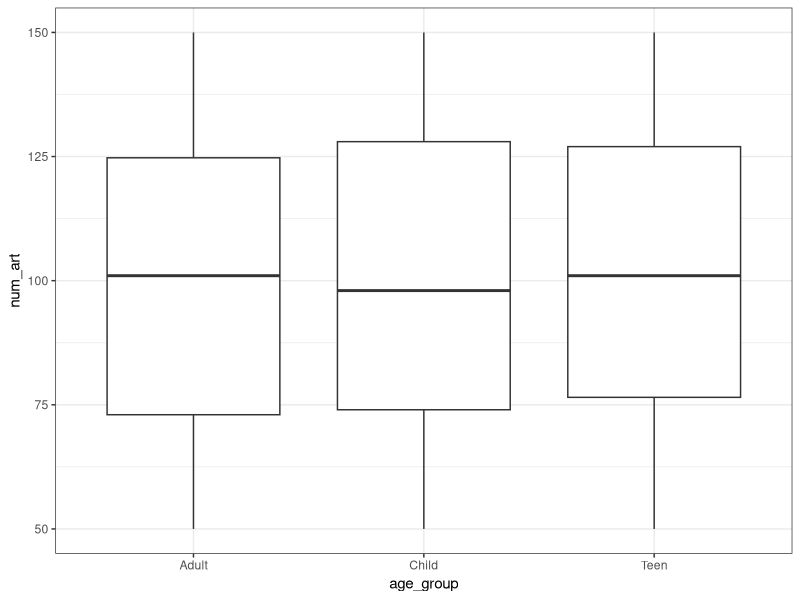
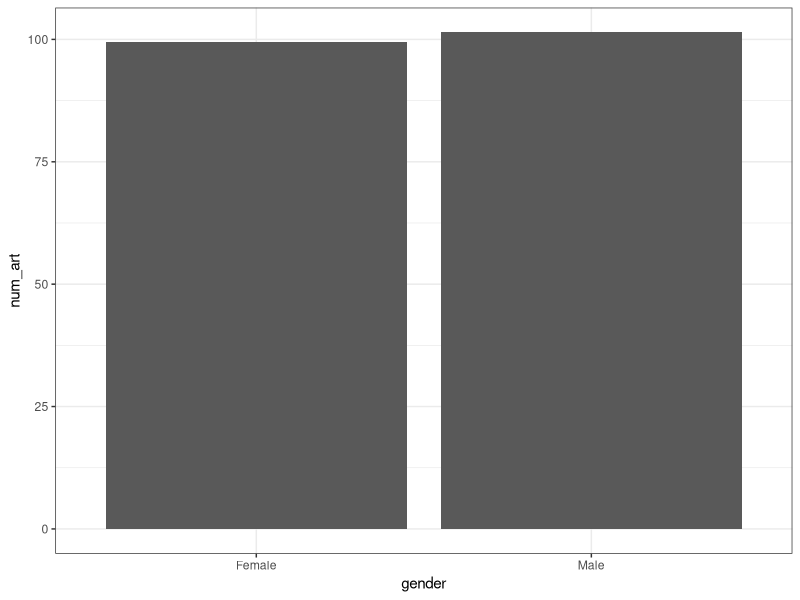
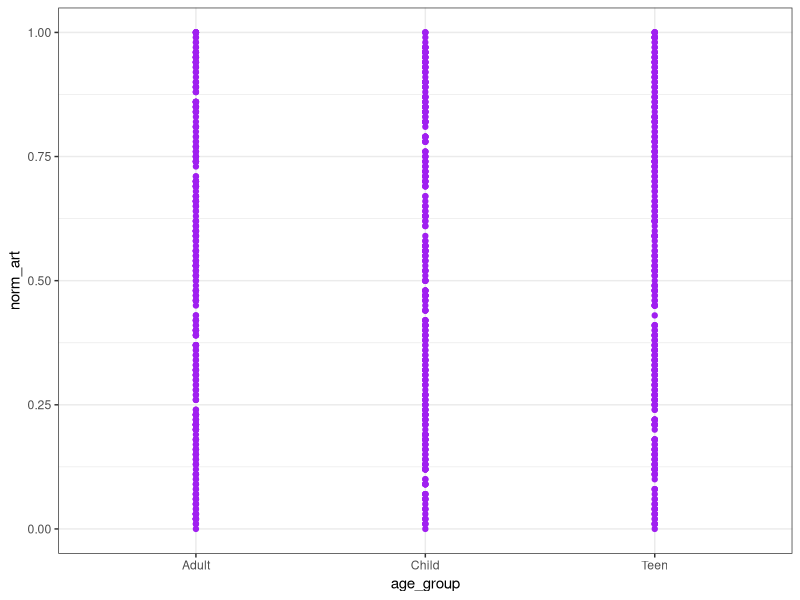
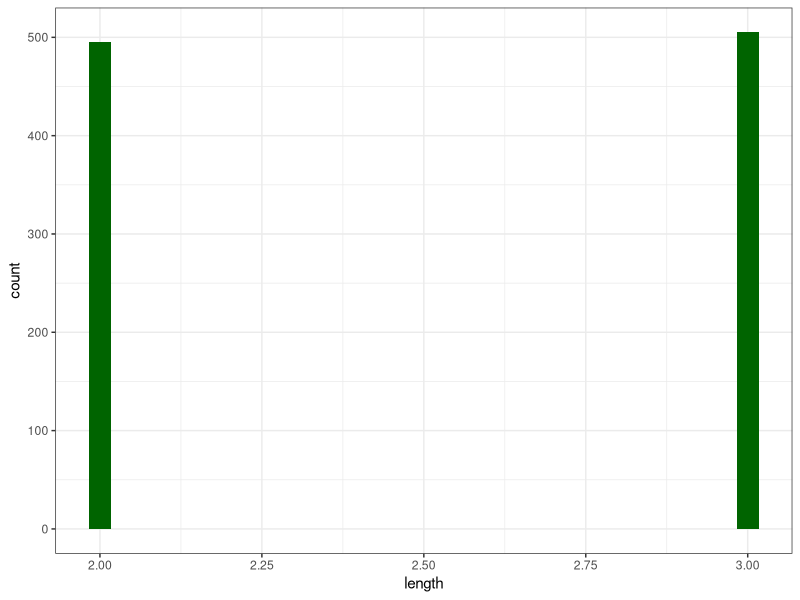

Source code (R) for these figures, in order:
# 'Express Yourself' - 2000 lines of R code

# Import the necessary packages
library(ggplot2)
library(dplyr)
library(stringr)

# Create a dataset
set.seed(1234)
df <- data.frame(id = seq(1:1000),
				 num_art = sample(50:150, 1000, replace = T),
				 age_group = sample(c("Teen","Adult","Child"), 1000, replace = T),
                 gender = sample(c("Male", "Female"), 1000, replace = T))

# Overview of the dataset
summary(df)

# Create a boxplot to show the age group distribution
ggplot(df, aes(x=age_group, y=num_art)) + 
  geom_boxplot() +
  theme_bw()

# Create a table to display mean of the artwork depending on age group
df %>% 
  group_by(age_group) %>%
  summarise(mean_art = mean(num_art, na.rm = TRUE))

# Create a frequency table to show the gender distribution
table(df$gender)

# Create a bar chart to display the gender distribution
ggplot(df, aes(x=gender, y=num_art)) +
  geom_bar(stat = "summary", fun.y = "mean") +
  theme_bw()

# Create a function to normalize the value of artwork
normalize_art <- function(x) {
  x <- (x - min(x))/(max(x) - min(x))
  return(x)
}

# Create a new column to store the normalized values of artwork
df <- transform(df, norm_art = normalize_art(num_art))

# Create a scatterplot to show the relationship between age group and artwork
ggplot(df, aes(x=age_group, y = norm_art)) + 
  geom_point(color = "purple") + 
  theme_bw()

# Create a function to find all artwork created by adults
find_adult_art <- function(df) {
  adult_art <- subset(df, age_group == "Adult")
  return(adult_art)
}

# Create a vector to store all artwork created by adults
adult_art <- find_adult_art(df) 

# Create a column to store the length of artwork name
df$length <- str_length(df$num_art)

# Create a histogram to show the distribution of artwork length
ggplot(df, aes(x=length)) +
  geom_histogram(fill = "darkgreen") +
  theme_bw()

# Create a function to find all artwork with length greater than 100
find_long_art <- function(df) {
  long_art <- subset(df, length > 100)
  return(long_art)
}

# Create a vector to store all artwork with length greater than 100
long_art <- find_long_art(df)